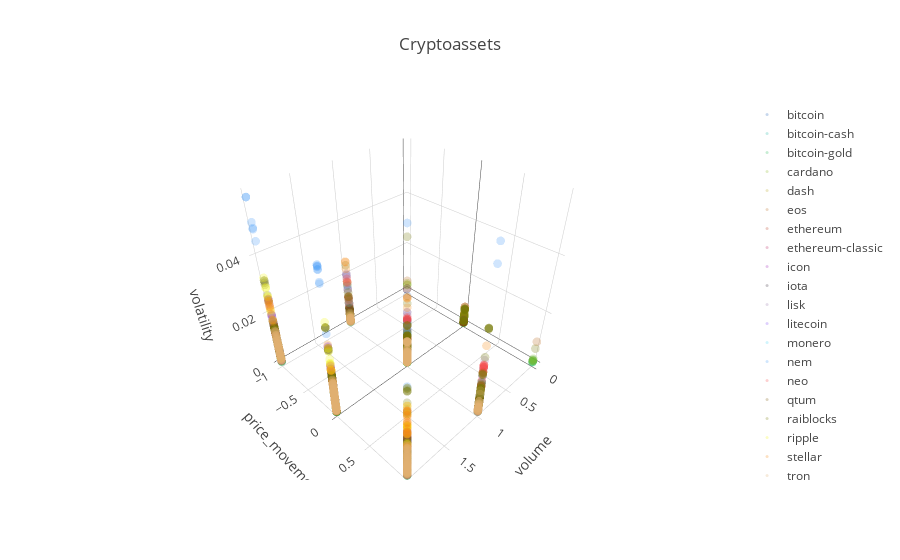

Notebook code cell kept with this figure:
### Code cell
colors = ['#1b5eb7', '#1bb7a4', '#1bb751', '#88b71b', '#b7a21b', 
              '#b7661b', '#b7371b', '#b71b5c', '#9c1bb7', '#302333',
              '#9879ad', '#7a45f7', '#44d9f7', '#439af7', '#f74343',
              '#775303', '#757703', '#f3f70e', '#f7860d', '#e0af70']

data = []
gr = df_cleaned.groupby("coin")
i = 0
for name, group in gr:
    trace = go.Scatter3d(
        name = name,
        x = group.volume_label,
        y = group.price_move_label,
        z = group.vols, 
        
        mode = 'markers',
        marker = dict( size=3, color=colors[i], opacity=0.25),
    )

    data.append(trace)
    i = i + 1
    
layout = go.Layout(
    title = "Cryptoassets",
    scene = dict(
        xaxis = {'title': 'volume'}, 
        yaxis = {'title': 'price_movement'},
        zaxis = {'title': 'volatility'},
     )    
)

fig = go.Figure(data=data, layout=layout)
iplot(fig)
